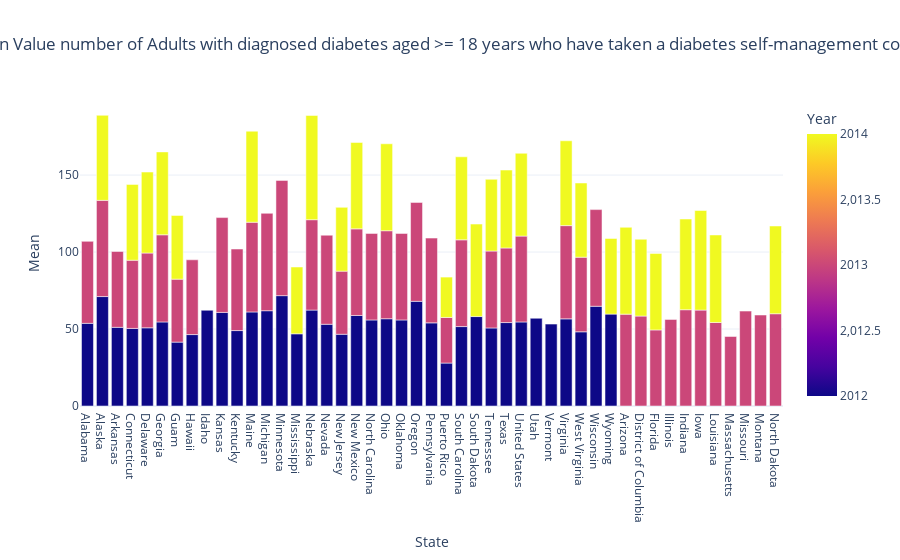
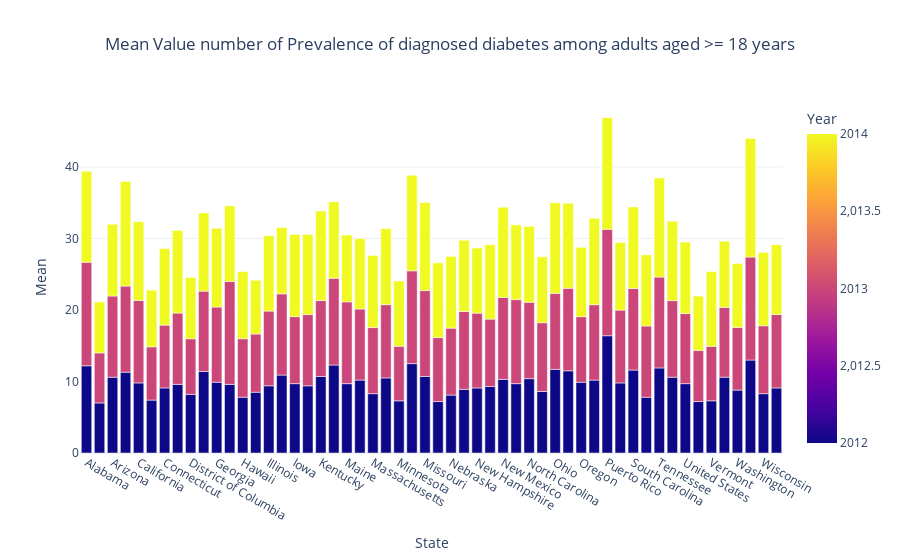

The code cell stored with these charts, in order, in its notebook:
### Markdown cell above
<h2>Key information on Alcohol Consumption</h2>
<br><br>
The Alcohol consumption category has two relavant informations. The mean amount of alcohol consumed by people >18 years old and the alcohol consumption frequency (in days) over a week for the same group.
The graphs were generated with the mean values of Alcohol consumption and frequency per city as well as the Mean value from the whole country. 
<br><br>
The histograms show that the datasets are normally distributed and the boxplots enable us to visualize the amount of outliers. Since in this case the outliers represent groups of people that have a large consumption of alcohol and that could lead to secondary health problems, no special treatment was given for this data.
<br><br>
The pile graphs show a detailed distribution of each data per city per year alongside the US mean values. 
<br><br>
<b>Note 3:</b> Guam, Puerto Rico, The Virgin Islands and American Samoa are considered as extraterritorial part of the US and data was presented whenever available.

### Code cell
# Filter for 'Mean' DataValueType and 'Diabetes' Disease
diabetes_data = filtered_collected_data[(filtered_collected_data['DataValueType'] == 'Crude Prevalence') & (filtered_collected_data['Disease'].str.contains('Diabetes', case=False))]

# filtering two types of questions from diabetes 
questions_filter = ['Prevalence of diagnosed diabetes among adults aged >= 18 years',
                    'Adults with diagnosed diabetes aged >= 18 years who have taken a diabetes self-management course']

# Filter the diabetes_data based on the specific questions
filtered_diabetes_data = diabetes_data[diabetes_data['Question'].isin(questions_filter)]

# Loop through each unique type of data in the 'Question' column
questions = filtered_diabetes_data['Question'].unique()

for question in questions:
    question_data = filtered_diabetes_data[filtered_diabetes_data['Question'] == question]
    if question_data.empty:
        print(f"No data available for question: {question}")
        continue

    # Plotting graphs of DataValueAlt to check distribution
    fig, axs = plt.subplots(1, 2, figsize=(12, 5))

    # Histogram
    axs[0].hist(question_data['DataValueAlt'].dropna(), bins=10)
    axs[0].set_xlabel('DataValueAlt')
    axs[0].set_ylabel('Frequency')
    axs[0].set_title(f'Histogram of {question}')

    # Boxplot
    axs[1].boxplot(question_data['DataValueAlt'].dropna())
    axs[1].set_xlabel('DataValueAlt')
    axs[1].set_ylabel('Values')
    axs[1].set_title(f'Boxplot of {question}')
    axs[1].grid(False)

    # Adjusting the layout
    plt.tight_layout()
    plt.show()

    print(f'Here is the description of the dataset for the column "DataValueAlt" for\n {question}:\n')
    print(question_data['DataValueAlt'].describe())

    # Calculating the outliers
    Q1 = question_data['DataValueAlt'].quantile(0.25)
    Q3 = question_data['DataValueAlt'].quantile(0.75)
    IQR = Q3 - Q1
    inferior_limit = Q1 - 1.5 * IQR
    superior_limit = Q3 + 1.5 * IQR

    # Filtering the outliers
    outliers = question_data[(question_data['DataValueAlt'] < inferior_limit) | (question_data['DataValueAlt'] > superior_limit)]

    print(f"The superior limit is {superior_limit:.2f}.\n The inferior limit is {inferior_limit:.2f}.\n The Interquartile Range is {IQR:.2f}.")
    
    # Grouping data by 'YearStart' and 'LocationDesc' and calculating the mean of 'DataValueAlt'
    grouped_data = question_data.groupby(['YearStart', 'LocationDesc'])['DataValueAlt'].mean().reset_index()
    
    # Creating an interactive bar graph for the full dataset
    fig_full_data = px.bar(grouped_data,
                           x='LocationDesc',
                           y='DataValueAlt',
                           color='YearStart',
                           barmode='group',
                           title=f'Mean Value number of {question}',
                           labels={'DataValueAlt': 'Mean', 'LocationDesc': 'State', 'YearStart': 'Year'})

    # Updating the layout for a modern look
    fig_full_data.update_layout(
        template='plotly_white',  # Choose a modern template
        xaxis_title='State',
        yaxis_title='Mean',
        title_x=0.5,  # Center the title
        legend_title_text='Year'
    )

    # Show the figure
    fig_full_data.show()

    print()

### Figure 1 — Plotly figure (JSON) as saved in the notebook; plotly's stock layout.template omitted (floating-point values rounded to 4 significant figures)
{"data": [{"alignmentgroup": "True", "hovertemplate": "State=%{x}<br>Mean=%{y}<br>Year=%{marker.color}<extra></extra>", "legendgroup": "", "marker": {"color": [2012, 2012, 2012, 2012, 2012, 2012, 2012, 2012, 2012, 2012, 2012, 2012, 2012, 2012, 2012, 2012, 2012, 2012, 2012, 2012, 2012, 2012, 2012, 2012, 2012, 2012, 2012, 2012, 2012, 2012, 2012, 2012, 2012, 2012, 2012, 2012, 2013, 2013, 2013, 2013, 2013, 2013, 2013, 2013, 2013, 2013, 2013, 2013, 2013, 2013, 2013, 2013, 2013, 2013, 2013, 2013, 2013, 2013, 2013, 2013, 2013, 2013, 2013, 2013, 2013, 2013, 2013, 2013, 2013, 2013, 2013, 2013, 2013, 2013, 2013, 2013, 2013, 2014, 2014, 2014, 2014, 2014, 2014, 2014, 2014, 2014, 2014, 2014, 2014, 2014, 2014, 2014, 2014, 2014, 2014, 2014, 2014, 2014, 2014, 2014, 2014, 2014, 2014, 2014], "coloraxis": "coloraxis", "pattern": {"shape": ""}}, "name": "", "offsetgroup": "", "orientation": "v", "showlegend": false, "textposition": "auto", "type": "bar", "x": ["Alabama", "Alaska", "Arkansas", "Connecticut", "Delaware", "Georgia", "Guam", "Hawaii", "Idaho", "Kansas", "Kentucky", "Maine", "Michigan", "Minnesota", "Mississippi", "Nebraska", "Nevada", "New Jersey", "New Mexico", "North Carolina", "Ohio", "Oklahoma", "Oregon", "Pennsylvania", "Puerto Rico", "South Carolina", "South Dakota", "Tennessee", "Texas", "United States", "Utah", "Vermont", "Virginia", "West Virginia", "Wisconsin", "Wyoming", "Alabama", "Alaska", "Arizona", "Arkansas", "Connecticut", "Delaware", "District of Columbia", "Florida", "Georgia", "Guam", "Hawaii", "Illinois", "Indiana", "Iowa", "Kansas", "Kentucky", "Louisiana", "Maine", "Massachusetts", "Michigan", "Minnesota", "Missouri", "Montana", "Nebraska", "Nevada", "New Jersey", "New Mexico", "North Carolina", "North Dakota", "Ohio", "Oklahoma", "Oregon", "Pennsylvania", "Puerto Rico", "South Carolina", "Tennessee", "Texas", "United States", "Virginia", "West Virginia", "Wisconsin", "Alaska", "Arizona", "Connecticut", "Delaware", "District of Columbia", "Florida", "Georgia", "Guam", "Indiana", "Iowa", "Louisiana", "Maine", "Mississippi", "Nebraska", "New Jersey", "New Mexico", "North Dakota", "Ohio", "Puerto Rico", "South Carolina", "South Dakota", "Tennessee", "Texas", "United States", "Virginia", "West Virginia", "Wyoming"], "xaxis": "x", "y": [53.7, 71.1, 51.1, 50.4, 50.8, 54.6, 41.5, 46.4, 62.2, 60.8, 49, 61.1, 61.9, 71.7, 46.9, 62.3, 53.1, 46.6, 58.8, 55.9, 56.7, 55.9, 68, 54, 27.9, 51.6, 58.1, 50.7, 54.2, 54.6, 57, 53.2, 56.6, 48.2, 64.8, 59.7, 53.26, 62.48, 59.68, 49.28, 44.3, 48.56, 58.42, 49.42, 56.62, 40.9, 48.57, 56.24, 62.54, 62.3, 61.6, 52.96, 54.26, 58.27, 45.17, 63.27, 74.85, 61.66, 59.1, 58.73, 57.86, 41.01, 56.27, 56.22, 59.94, 57.16, 56.2, 64.25, 55.08, 29.62, 56.34, 49.96, 48.45, 55.77, 60.58, 48.47, 62.78, 55.26, 56.4, 49.27, 52.62, 49.92, 49.7, 53.84, 41.4, 58.94, 64.7, 56.86, 59.15, 43.4, 67.72, 41.43, 56.15, 57, 56.48, 26.23, 53.94, 60.08, 46.6, 50.62, 53.8, 55.1, 48.2, 49.12], "yaxis": "y"}], "layout": {"barmode": "group", "coloraxis": {"colorbar": {"title": {"text": "Year"}}, "colorscale": [[0, "#0d0887"], [0.1111, "#46039f"], [0.2222, "#7201a8"], [0.3333, "#9c179e"], [0.4444, "#bd3786"], [0.5556, "#d8576b"], [0.6667, "#ed7953"], [0.7778, "#fb9f3a"], [0.8889, "#fdca26"], [1, "#f0f921"]]}, "legend": {"title": {"text": "Year"}, "tracegroupgap": 0}, "title": {"text": "Mean Value number of Adults with diagnosed diabetes aged >= 18 years who have taken a diabetes self-management course", "x": 0.5}, "xaxis": {"anchor": "y", "domain": [0, 1], "title": {"text": "State"}}, "yaxis": {"anchor": "x", "domain": [0, 1], "title": {"text": "Mean"}}}}

### Figure 2 — Plotly figure (JSON) as saved in the notebook; plotly's stock layout.template omitted (floating-point values rounded to 4 significant figures; data arrays with more than 128 entries replaced by an {"elided": "..."} marker saying what was removed)
{"data": [{"alignmentgroup": "True", "hovertemplate": "State=%{x}<br>Mean=%{y}<br>Year=%{marker.color}<extra></extra>", "legendgroup": "", "marker": {"color": {"elided": "162 int values"}, "coloraxis": "coloraxis", "pattern": {"shape": ""}}, "name": "", "offsetgroup": "", "orientation": "v", "showlegend": false, "textposition": "auto", "type": "bar", "x": {"elided": "162 str values"}, "xaxis": "x", "y": {"elided": "162 float values"}, "yaxis": "y"}], "layout": {"barmode": "group", "coloraxis": {"colorbar": {"title": {"text": "Year"}}, "colorscale": [[0, "#0d0887"], [0.1111, "#46039f"], [0.2222, "#7201a8"], [0.3333, "#9c179e"], [0.4444, "#bd3786"], [0.5556, "#d8576b"], [0.6667, "#ed7953"], [0.7778, "#fb9f3a"], [0.8889, "#fdca26"], [1, "#f0f921"]]}, "legend": {"title": {"text": "Year"}, "tracegroupgap": 0}, "title": {"text": "Mean Value number of Prevalence of diagnosed diabetes among adults aged >= 18 years", "x": 0.5}, "xaxis": {"anchor": "y", "domain": [0, 1], "title": {"text": "State"}}, "yaxis": {"anchor": "x", "domain": [0, 1], "title": {"text": "Mean"}}}}
